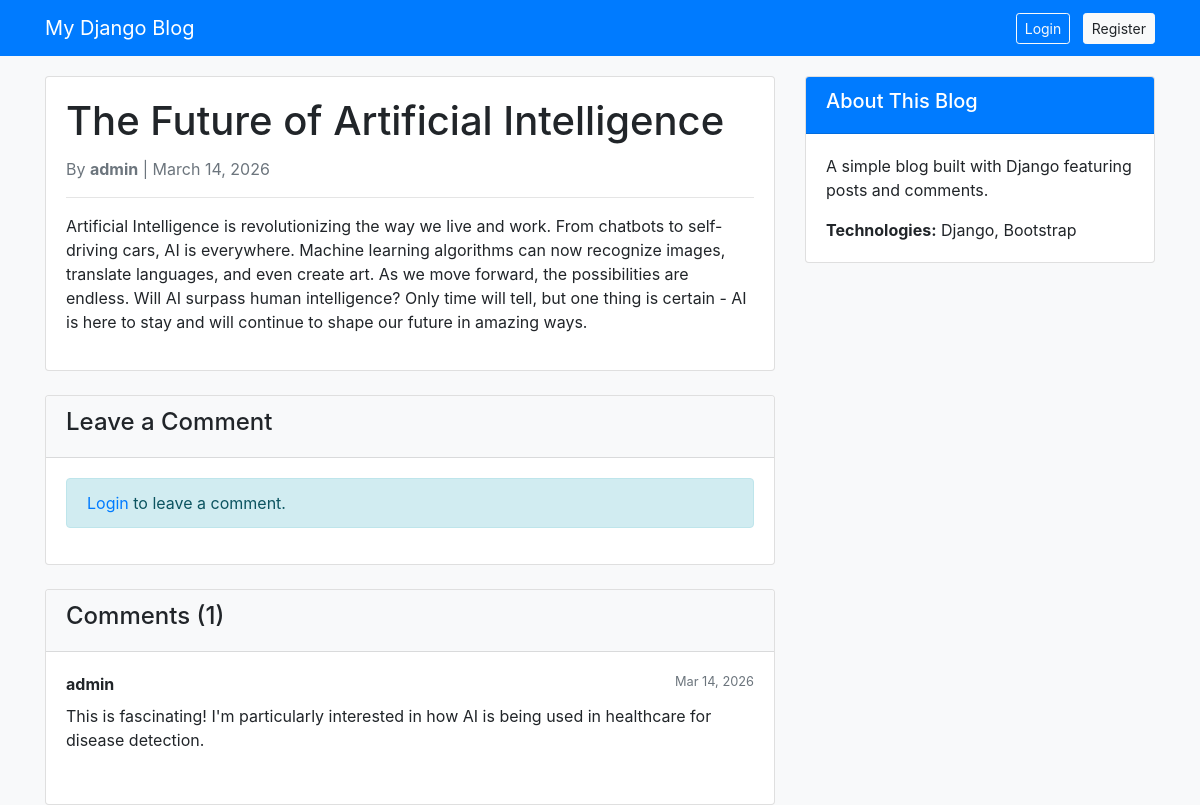
Screenshot of /the-future-of-artificial-intelligence/ with the database file from the repository.
### blogapp/models.py (models this page shows, shortened)
class Post(models.Model):
    title = models.CharField(max_length=200, unique=True)
    slug = models.SlugField(max_length=200, unique=True)
    author = models.ForeignKey(User, on_delete=models.CASCADE, related_name='blog_posts')
    updated_on = models.DateTimeField(auto_now=True)
    content = models.TextField()
    created_on = models.DateTimeField(auto_now_add=True)
    status = models.IntegerField(choices=STATUS, default=0)
    class Meta:
        ordering = ['-created_on']

class Comment(models.Model):
    post = models.ForeignKey(Post, on_delete=models.CASCADE, related_name='comments')
    author = models.ForeignKey(User, on_delete=models.CASCADE)
    text = models.TextField()
    created_at = models.DateTimeField(auto_now_add=True)
    class Meta:
        ordering = ['created_at']

### blogapp/views.py (the view, shortened to what this page needs)
# urls.py: path('<slug:slug>/', views.PostDetail.as_view(), name='post_detail'),
class PostDetail(generic.DetailView):
    model = Post
    template_name = 'post_detail.html'
    def get_context_data(self, **kwargs):
        context = super().get_context_data(**kwargs)
        post = self.get_object()
        logger.info(f"PostDetail: Viewing post with slug: {post.slug}")
        context['comments'] = post.comments.all()
        logger.debug(f"Found {post.comments.count()} comments for this post")
        return context

### templates/post_detail.html
{% extends "base.html" %}
{% block content %}
<div class="row">
    <div class="col-md-8">
        <div class="card mb-4">
            <div class="card-body">
                <h1 class="card-title">{{ post.title }}</h1>
                <p class="text-muted">
                    By <strong>{{ post.author }}</strong> |
                    {{ post.created_on|date:"F j, Y" }}
                </p>
                <hr>
                <p class="card-text">{{ post.content|linebreaks }}</p>
            </div>
        </div>
        <div class="card mb-4">
            <div class="card-header bg-light">
                <h4>Leave a Comment</h4>
            </div>
            <div class="card-body">
                {% if user.is_authenticated %}
                    <form method="POST">
                        {% csrf_token %}
                        <div class="form-group">
                            <textarea name="comment_text" class="form-control" rows="3" placeholder="Write your comment here..." required></textarea>
                        </div>
                        <button type="submit" class="btn btn-primary">Post Comment</button>
                    </form>
                {% else %}
                    <div class="alert alert-info">
                        <a href="/login">Login</a> to leave a comment.
                    </div>
                {% endif %}
            </div>
        </div>
        <div class="card">
            <div class="card-header bg-light">
                <h4>Comments ({{ comments.count }})</h4>
            </div>
            <div class="card-body">
                {% for comment in comments %}
                <div class="mb-3 pb-3 {% if not forloop.last %}border-bottom{% endif %}">
                    <div class="d-flex justify-content-between">
                        <strong>{{ comment.author.username }}</strong>
                        <small class="text-muted">{{ comment.created_at|date:"M j, Y" }}</small>
                    </div>
                    <p class="mb-0 mt-2">{{ comment.text }}</p>
                </div>
                {% empty %}
                <p class="text-muted">No comments yet. Be the first to comment!</p>
                {% endfor %}
            </div>
        </div>
    </div>
    {% include 'sidebar.html' %}
</div>
{% endblock %}

### templates/base.html (style rules this page uses)
body { background-color: #f8f9fa; }

### rows the page displays
Post: title "The Future of Artificial Intelligence", author "admin", created_on "March 14, 2026", content "Artificial Intelligence is revolutionizing the way we live and work. From chatbots to self-driving cars, AI is everywhere. Machine learning algorithms can now recognize images, translate languages, and even create art. As we move forward, the possibilities are endless. Will AI surpass human intelligence? Only time will tell, but one thing is certain - AI is here to stay and will continue to shape our future in amazing ways.", count "1"
Comment: author.username "admin", created_at "Mar 14, 2026", text "This is fascinating! I'm particularly interested in how AI is being used in healthcare for disease detection."
